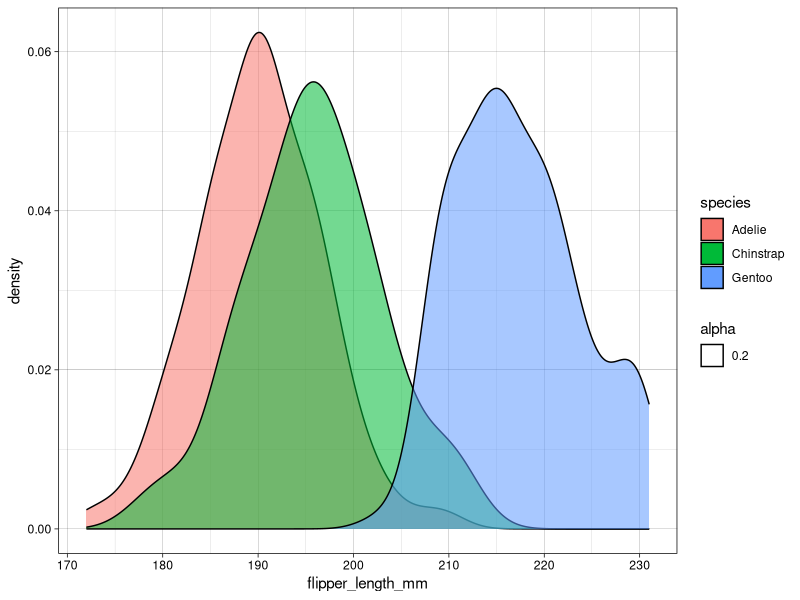
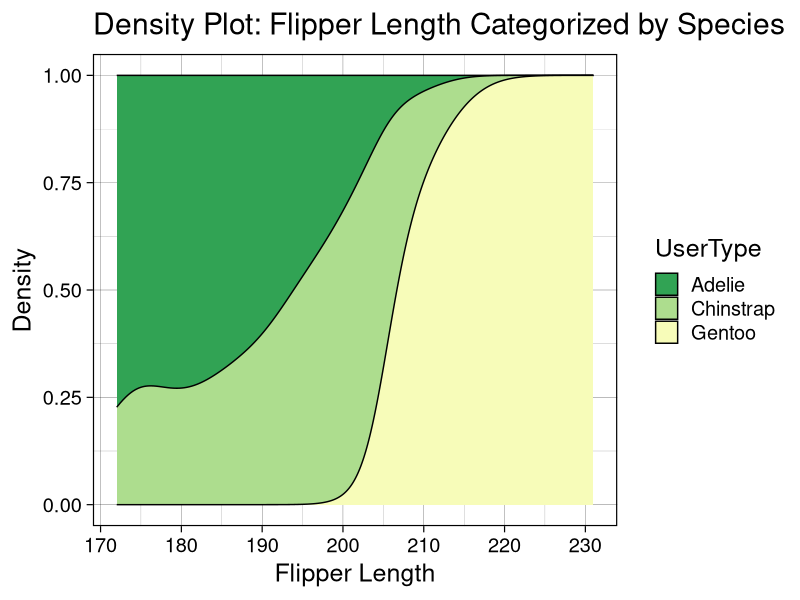

Source code (R) for these figures, in order:
## ---- chunk 1
knitr::opts_chunk$set(echo = FALSE)
library(palmerpenguins)
library(readr)
library(tidyverse)
library(ggplot2)
library(RColorBrewer)
## ---- chunk 2
summary(penguins)
penguins <- penguins %>% drop_na()
colnames(penguins)[7] <- "gender"
## ---- chunk 3
ggplot(data = penguins, aes(x = flipper_length_mm, fill = species)) + 
  geom_density(data = penguins, aes(x = penguins$flipper_length_mm, fill = penguins$species, alpha = 0.2)) + 
  theme_linedraw()

ncat = length(unique(penguins$species))
col_palette <- rev(RColorBrewer::brewer.pal(ncat, "YlGn"))


ggplot(data = penguins, aes(x = flipper_length_mm, group = species, fill = species)) +
  geom_density(position = "fill", adjust = 1.5) +
  labs(x = "Flipper Length", y = "Density", title = "Density Plot: Flipper Length Categorized by Species", fill = "UserType") +
  scale_fill_manual(values = col_palette) + 
  theme_linedraw(base_size = 18) 
